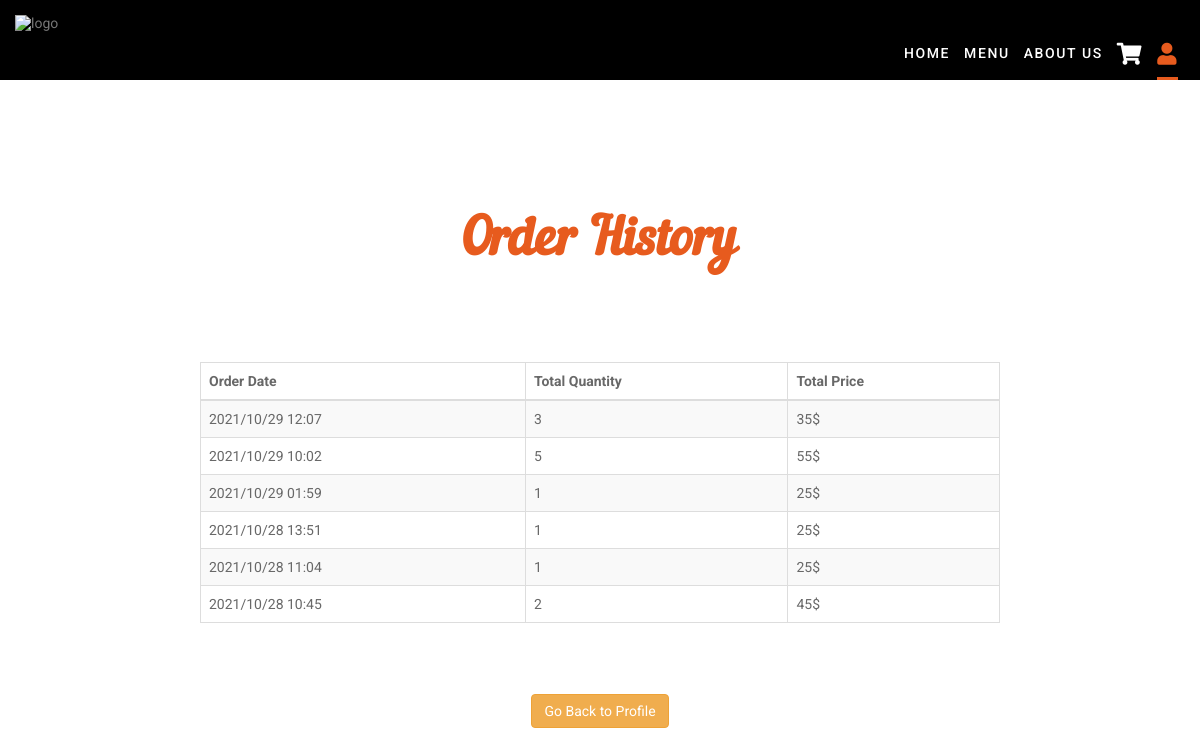
The app's page /order-history.php (signed in) with its own data.
### tables this page shows
CREATE TABLE `orders` (
  `order_id` int(100) NOT NULL,
  `order_date` varchar(50) NOT NULL,
  `delivery_time` varchar(11) NOT NULL,
  `total_quantity` int(11) NOT NULL,
  `total_price` float NOT NULL,
  `note` varchar(500) DEFAULT NULL,
  `user_id` int(11) NOT NULL,
  `order_status` varchar(20) NOT NULL DEFAULT 'Not Delivered'
);

### classes/database.php (called while the page is built, shortened)
<?php
   class Database{
        private $servername = "localhost";
        private $username = "root";
        private $password = "root";
        private $database = "portfolio";
        public function __construct(){
            $this->conn = new mysqli($this->servername, $this->username,$this->password,$this->database);
            if($this->conn->connect_error)
            {
                die("Connection failed: " .$this->database. ":" .$this->conn->connect_error);
            }
            else
            {
                return $this->conn;
            }
        }
   }
?>

### classes/admin.php (called while the page is built, shortened)
<?php
    require_once "database.php";
    class Admin extends Database{
        public function get_1userOrderData($Cid){
            $sql = "SELECT * FROM orders WHERE user_id = '$Cid' ORDER BY order_id DESC";
            $result = $this->conn->query($sql);
            if($result == TRUE)
            {
                while($row = $result->fetch_assoc())
                {
                    $orderData[] = $row;
                }
                return $orderData;
            }
            else
            {
                echo "<p class='alert text-center'>".$this->conn->error."</p>";
            }
        }
    }
?>

### order-history.php (the view, shortened to what this page needs)
<!DOCTYPE html>
<html lang="en">
<head>
    <link rel="stylesheet" href="css/bootstrap.min.css">
    <link rel="stylesheet" href="css/style.css">
    <link rel="stylesheet" href="css/responsive.css">
    <link id="changeable-colors" rel="stylesheet" href="css/colors/orange.css" />
    <link rel="stylesheet" href="https://cdnjs.cloudflare.com/ajax/libs/font-awesome/5.15.4/css/all.min.css" />
</head>
    <?php
        require "classes/admin.php";
        $Cid = $_SESSION["user_id"];
        $status = $_SESSION["status"];
        $admin = new Admin();
        $orderdata = $admin -> get_1userOrderData($Cid);
    ?>
<body>
    <div id="site-header" >
        <header id="header" class="header-block-top" style="background-color: black;">
            <div class="container">
                <div class="row">
                    <div class="main-menu">
                        <nav class="navbar navbar-default" id="mainNav">
                            <div class="navbar-header">
                                <div class="logo">
                                    <a class="navbar-brand js-scroll-trigger logo-header" href="#">
                                        <img src="images/logo.png" alt="logo">
                                    </a>
                                </div>
                            </div>
                            <div id="navbar" class="navbar-collapse collapse">
                                <ul class="nav navbar-nav navbar-right">
                                    <li><a href="#banner">Home</a></li>
                                    <li><a href="menu.php">Menu</a></li>
                                    <li><a href="about.php">About us</a></li>
                    <?php   if($status == "U"){?>
                                    <li><a href="cart.php" style="font-size: 22px;"><i class="fas fa-shopping-cart"></i></a></li>
                                    <li class="active"><a href="profile.php" style="font-size: 22px;"><i class="fas fa-user"></i></a></li>
                    <?php   }elseif($status == "A"){?>
                                    <li><a href="admin/orders.php" style="font-size: 22px;"><i class="fas fa-cog"></i></a></li>
                    <?php   }else{?>
                                    <li><a href="login.php" style="font-size: 22px;"><i class="fas fa-user"></i></a></li>
                    <?php   }?>
                                </ul>
                            </div>
                        </nav>
                    </div>
                </div>
            </div>
        </header>
    </div>
<div class="container" style="margin-top: 150px; width: 800px;">
    <h1 class="text-center block-title" style="margin-top: 60px; margin-bottom: 80px;">Order History</h1>
    <div class="row">
        <div class="col-8 mx-auto">
            <table class="table table-striped table-bordered mt-4">
                <thead>
                    <tr>
                        <th>
                            Order Date
                        </th>
                        <th>
                            Total Quantity
                        </th>
                        <th>
                            Total Price
                        </th>
                    </tr>
                </thead>
                <tbody>
                    <?php foreach($orderdata as $order){?>
                    <tr>
                        <td><?=$order['order_date']?></td>
                        <td><?=$order['total_quantity']?></td>
                        <td><?=$order['total_price']?>$</td>
                    </tr>
                    <?php }?>
                </tbody>
            </table>
        </div>
        <br><br>
        <div class="text-center">
           <a href="profile.php?user_id=<?=$Cid?>" class="btn btn-warning"> Go Back to Profile</a>
        </div>
    </div>
</div>
</body>
</html>

### css/style.css (style rules this page uses)
body { color:#686868; font-size:14px; font-family: 'Roboto', sans-serif; line-height:1.80857; }
a { color: #1f1f1f; text-decoration: none !important; outline: none !important; -webkit-transition: all .3s ease-in-out; -moz-transition: all .3s ease-in-out; -ms-transition: all .3s ease-in-out; -o-transition: all .3s ease-in-out; transition: all .3s ease-in-out; }
h1, h2, h3, h4, h5, h6 { letter-spacing: 0; font-weight: normal; position: relative; padding: 0 0 10px 0; font-weight: normal; line-height: 120% !important; color: #1f1f1f; margin: 0 }
h1 { font-size: 24px }
ul, li, ol { margin:0px; padding:0px; list-style:none; }
a { color: #1f1f1f; text-decoration: none; outline: none !important; }
a, .btn { text-decoration: none !important; outline: none !important; -webkit-transition: all .3s ease-in-out; -moz-transition: all .3s ease-in-out; -ms-transition: all .3s ease-in-out; -o-transition: all .3s ease-in-out; transition: all .3s ease-in-out; }
html, body { height: 100%; }
.logo { float:left; }
.header-block-top { position: absolute; z-index: 11; width: 100%; top: 0; left: 0; }
.header-block-top .navbar-brand { margin: 0 !important; padding: 15px 0 15px; display: inline-block; line-height: normal; font-size: 100%; height: 100%; }
.main-menu .navbar-default { background-color:transparent; }
.main-menu .navbar { min-height:inherit; border-radius:0px; border:none; margin:0px; }
.main-menu nav .navbar-header .navbar-brand { height:inherit; }
.main-menu .navbar-default .navbar-nav li a { color:#fff; }
.main-menu nav li a { padding: 43px 0px 15px; margin: 0 14px; color: #fff; font-family: 'Roboto', sans-serif; text-transform: uppercase; letter-spacing: 1.6px; position:relative; -webkit-transition: color 0.4s; transition: color 0.4s; font-weight: 500; font-size: 14px; }
.main-menu nav li a::after, .main-menu nav li a::before { content: ''; position: absolute; bottom: 0; left: 0; width: 100%; height: 3px; -webkit-transform: scale3d(0, 1, 1); transform: scale3d(0, 1, 1); -webkit-transform-origin: center left; transform-origin: center left; -webkit-transition: transform 0.4s cubic-bezier(0.22, 0.61, 0.36, 1); transition: transform 0.4s cubic-bezier(0.22, 0.61, 0.36, 1); }
.main-menu nav li a::before { background: #b5b5b5; -webkit-transition-delay: 0.4s; transition-delay: 0.4s; }
.main-menu nav li.active a::before { -webkit-transition-delay: 0s; transition-delay: 0s; }
.main-menu nav li.active a::after, .main-menu nav li.active a::before { -webkit-transform: scale3d(1, 1, 1); transform: scale3d(1, 1, 1); }
.main-menu .navbar-default .navbar-nav .active a { background-color:transparent; }
.block-title { font-size:52px; font-family: 'nautilus_pompiliusregular'; font-weight: bold; }

### css/responsive.css (style rules this page uses)
@media (max-width: 1240px) { .main-menu nav li a { margin: 0 7px; } }

### css/colors/orange.css (style rules this page uses)
.main-menu .navbar-default .navbar-nav .active a { color: #e75b1e; }
.main-menu nav li a::after { background: #e75b1e; }
.block-title { color: #e75b1e; }

### records on screen
orders: order_date "2021/10/29 12:07", total_quantity "3", total_price "35"
orders: order_date "2021/10/29 10:02", total_quantity "5", total_price "55"
orders: order_date "2021/10/29 01:59", total_quantity "1", total_price "25"
orders: order_date "2021/10/28 13:51", total_quantity "1", total_price "25"
orders: order_date "2021/10/28 11:04", total_quantity "1", total_price "25"
orders: order_date "2021/10/28 10:45", total_quantity "2", total_price "45"
